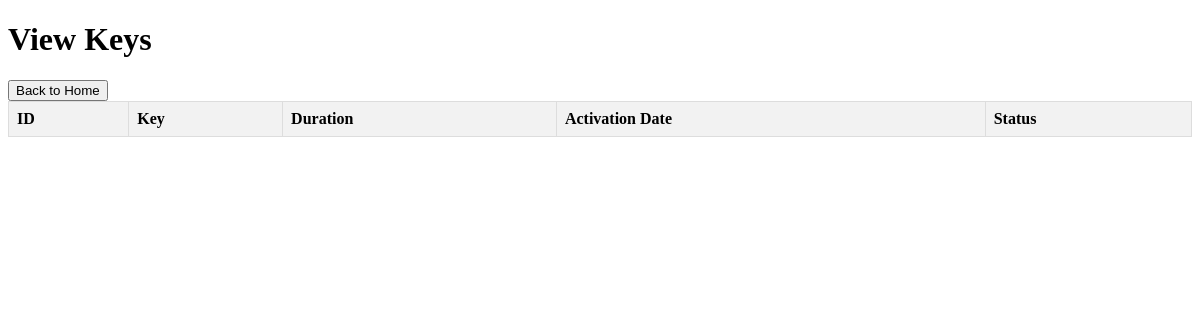
The app's page /view_keys, older data.
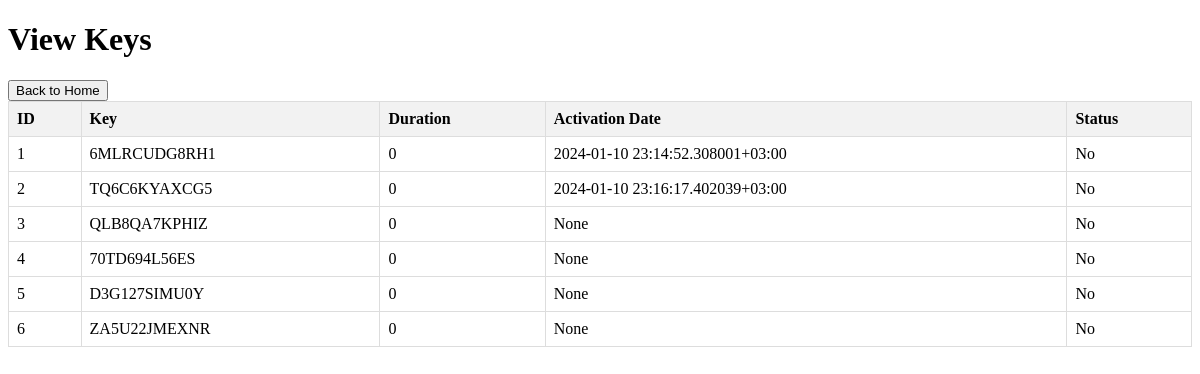
The same page, newer data.
### tables this page shows
CREATE TABLE keys (
                id INTEGER PRIMARY KEY AUTOINCREMENT,
                key TEXT NOT NULL UNIQUE,
                status INTEGER NOT NULL DEFAULT 0,
                activation_date TEXT,
                duration_days INTEGER,
                activated INTEGER NOT NULL DEFAULT 0
);

### app.py (the view)
@app.route('/view_keys')
def view_keys_route():
    keys_data = load_keys_from_db()
    return render_template('view_keys.html', keys=keys_data)

### app.py (called while the page is built)
def load_keys_from_db():
    conn = sqlite3.connect('keys.db')
    cursor = conn.cursor()
    cursor.execute('SELECT * FROM keys')
    rows = cursor.fetchall()
    conn.close()
    keys = {}
    moscow_tz = pytz.timezone('Europe/Moscow')
    for row in rows:
        key_info = {
            'id': row[0],
            'key': row[1],
            'duration': row[2],
            'activation_date': (
                moscow_tz.localize(datetime.strptime(row[3], "%Y-%m-%dT%H:%M:%S.%f"))
                if row[3] and not isinstance(row[3], datetime)
                else row[3]
            ),
            'activated': row[4] == 1  # assuming 1 means True, 0 means False
        }
        keys[row[0]] = key_info
    return keys

### templates/view_keys.html (shortened to what this page needs)
<!DOCTYPE html>
<html lang="en">
<head>
</head>
<body>
    <h1>View Keys</h1>
    <a href="{{ url_for('home') }}"><button>Back to Home</button></a>
    <table>
        <thead>
            <tr>
                <th>ID</th>
                <th>Key</th>
                <th>Duration</th>
                <th>Activation Date</th>
                <th>Status</th>
            </tr>
        </thead>
        <tbody>
            {% for key, data in keys.items() %}
                <tr>
                    <td>{{ data.id }}</td>
                    <td>{{ data.key }}</td>
                    <td>{{ data.duration }}</td>
                    <td>{{ data.activation_date }}</td>
                    <td>{% if data.status == 1 %}Yes{% else %}No{% endif %}</td>
                </tr>
            {% endfor %}
        </tbody>
    </table>
</body>
</html>

### templates/view_keys.html (style rules this page uses)
table { border-collapse: collapse; width: 100%; }
th, td { border: 1px solid #dddddd; text-align: left; padding: 8px; }
th { background-color: #f2f2f2; }

Row changes from the older to the newer data that the page shows:
added keys: id "1", key "6MLRCUDG8RH1"
added keys: id "2", key "TQ6C6KYAXCG5"
added keys: id "3", key "QLB8QA7KPHIZ"
added keys: id "4", key "70TD694L56ES"
added keys: id "5", key "D3G127SIMU0Y"
added keys: id "6", key "ZA5U22JMEXNR"
Text that changed along with them:
new list line: "0 2024-01-10 23:14:52.308001+03:00 No"
new list line: "0 2024-01-10 23:16:17.402039+03:00 No"
new list line: "0 None No"
